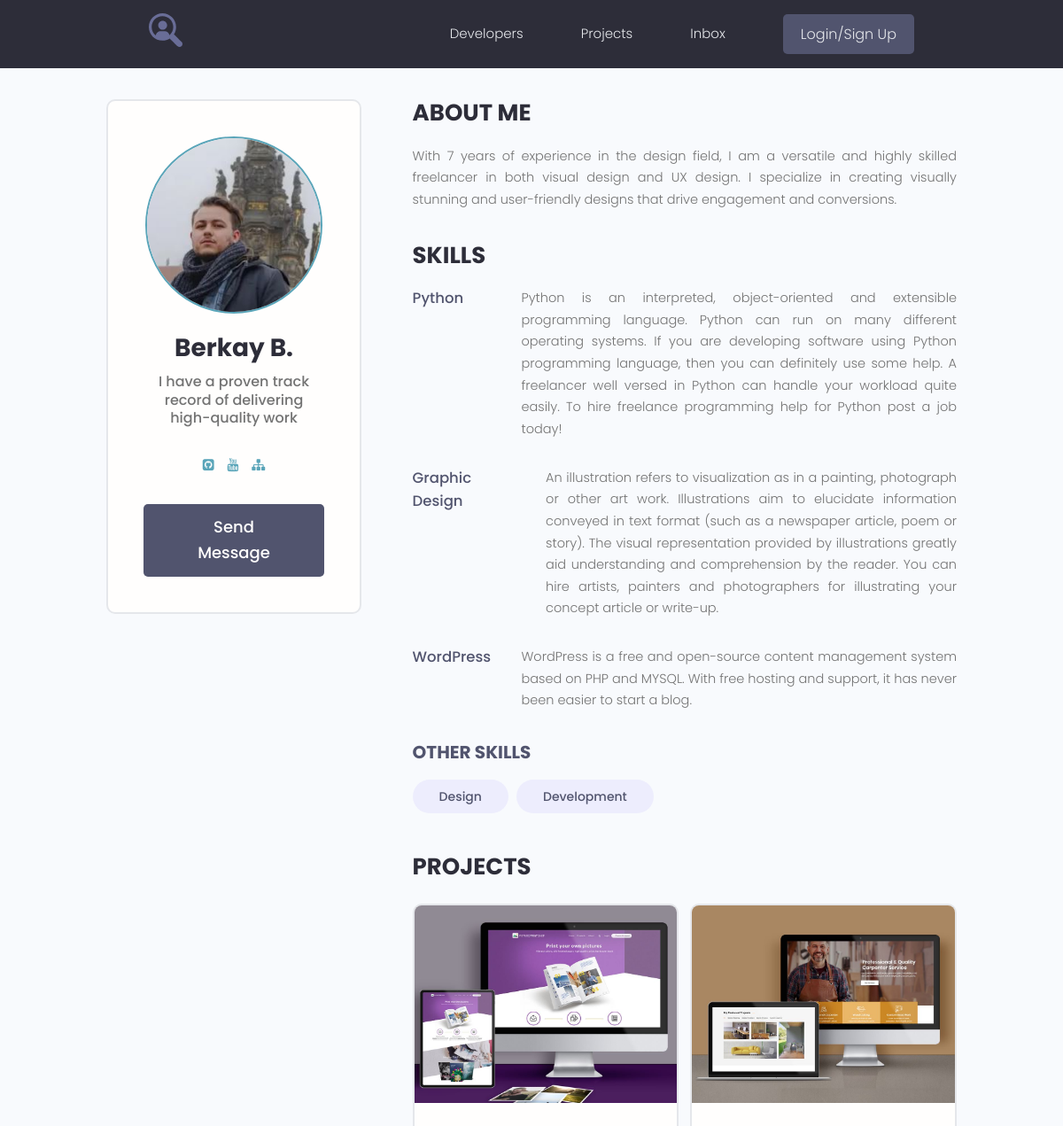
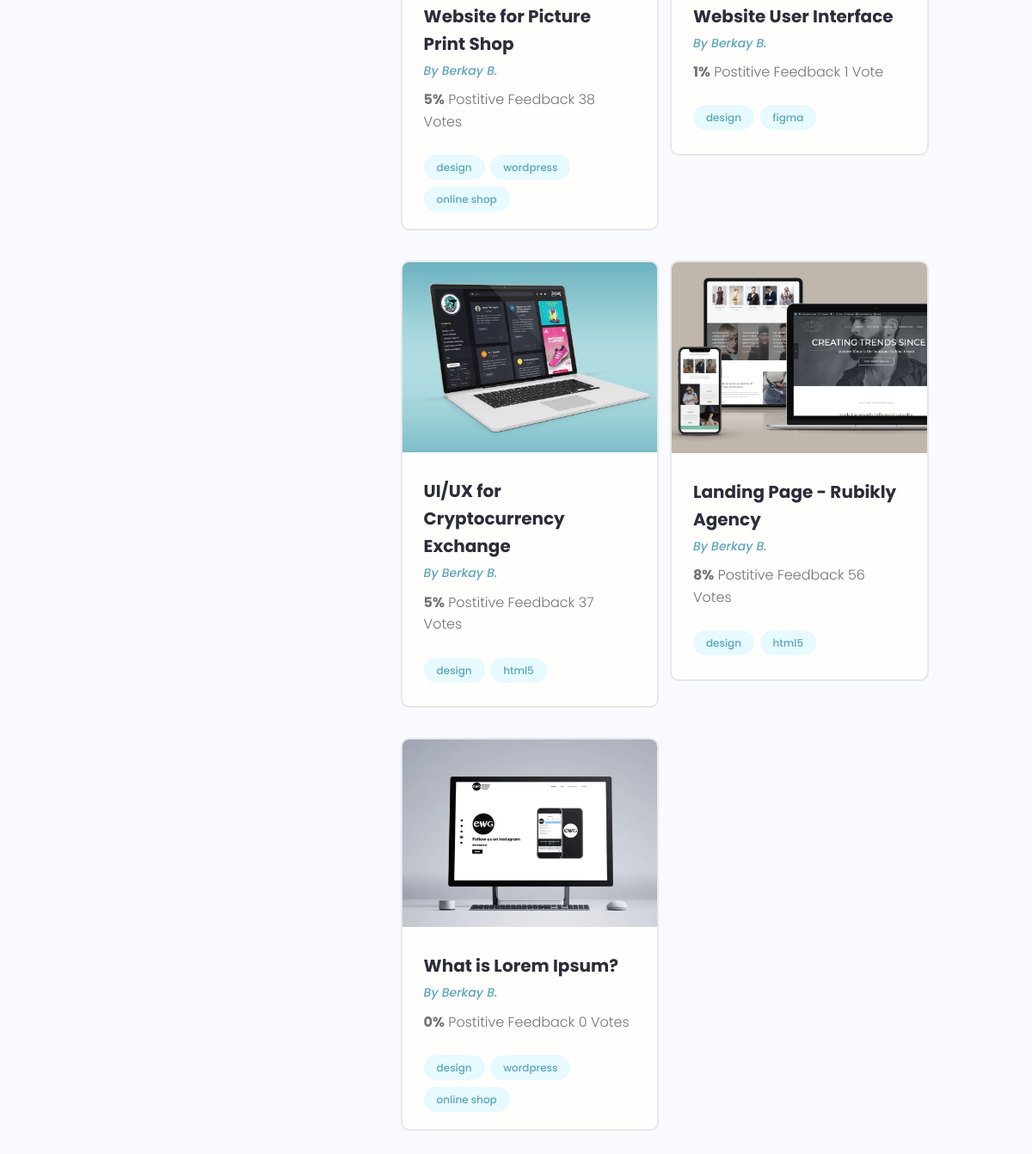
The app's page /profile/2/ with its own data (2 pictures, top to bottom).
### users/models.py (models this page shows, shortened)
class Profile(models.Model):
    user = models.OneToOneField(User, on_delete=models.CASCADE, null=True, blank=True)
    name = models.CharField(max_length=200, null=True, blank=True)
    email = models.EmailField(max_length=500, null=True, blank=True)
    username = models.CharField(max_length=200, null=True, blank=True)
    short_info = models.CharField(max_length=200, null=True, blank=True)
    bio = models.TextField(null=True, blank=True)
    profile_image = models.ImageField(null=True, blank=True, upload_to='profiles/', default='profiles/user-default.png')
    social_github = models.CharField(max_length=200, null=True, blank=True)
    social_youtube = models.CharField(max_length=200, null=True, blank=True)
    social_website = models.CharField(max_length=200, null=True, blank=True)
    created = models.DateTimeField(auto_now_add=True)

class Skill(models.Model):
    owner = models.ForeignKey(Profile, on_delete=models.CASCADE, null=True, blank=True)
    name = models.CharField(max_length=200, null=True, blank=True)
    description = models.TextField(null=True, blank=True)
    created = models.DateTimeField(auto_now_add=True)
    def __str__(self):
        return f"{self.name}"

### projects/models.py (models this page shows, shortened)
class Project(models.Model):
    owner = models.ForeignKey(Profile, on_delete=models.SET_NULL, null=True, blank=True)
    title = models.CharField(max_length=200)
    description = models.TextField(null=True, blank=True)
    featured_image = models.ImageField(null=True, blank=True, upload_to="projects/%Y/%m/%d/", default="default.jpg")
    demo_link = models.CharField(max_length=2000, null=True, blank=True)
    source_link = models.CharField(max_length=2000, null=True, blank=True)
    tags = models.ManyToManyField('Tag', blank=True)
    vote_total = models.IntegerField(default=0, null=True, blank=True)
    vote_ratio = models.IntegerField(default=0, null=True, blank=True)
    created = models.DateTimeField(auto_now_add=True)

class Tag(models.Model):
    name = models.CharField(max_length=200)
    created = models.DateTimeField(auto_now_add=True)
    def __str__(self):
        return self.name

### users/views.py (the view)
# urls.py: path("profile/<str:pk>/", views.user_profile, name="user_profile"),
def user_profile(request, pk):
    prof = Profile.objects.get(id=pk)
    top_skills = prof.skill_set.exclude(description__exact="")
    other_skills = prof.skill_set.filter(description="")
    context = {
        'profile': prof,
        'top_skills': top_skills,
        "other_skills": other_skills
    }
    return render(request, 'users/profile.html', context)

### users/templates/users/profile.html
{% extends 'projects/base.html' %}
{% block content %}
<main class="profile my-md">
    <div class="container">
        <div class="layout">
            <div class="column column--1of3">
                <div class="card text-center">
                    <div class="card__body dev">
                        <img class="avatar avatar--xl" src="{{ profile.profile_image.url }}"/>
                        <h2 class="dev__name">{{ profile.name }}</h2>
                        <p class="dev__title">{{ profile.short_info }}</p>
                        <ul class="dev__social">
                            {% if profile.social_github %}
                            <li>
                                <a title="Github" href="{{ profile.social_github }}" target="_blank"><i
                                        class="fa fa-github-square"></i></a>
                            </li>
                            {% endif %}
                            {% if profile.social_youtube %}
                            <li>
                                <a title="Youtube" href="{{ profile.social_youtube }}" target="_blank"><i
                                        class="fa fa-youtube"></i></a>
                            </li>
                            {% endif %}
                            {% if profile.social_website %}
                            <li>
                                <a title="Personal Website" href="{{ profile.social_website }}" target="_blank"><i
                                        class="fa fa-sitemap"></i></a>
                            </li>
                            {% endif %}
                        </ul>
                        <a href="#" class="btn btn--sub btn--lg">Send Message </a>
                    </div>
                </div>
            </div>
            <div class="column column--2of3">
                <div class="devInfo">
                    <h3 class="devInfo__title">About Me</h3>
                    <p class="devInfo__about">
                        {{ profile.bio }}
                    </p>
                </div>
                <div class="devInfo">
                    <h3 class="devInfo__title">Skills</h3>
                    <div class="devInfo__skills">
                        {% for skill in top_skills %}
                        <div class="devSkill">
                            <h4 class="devSkill__title">{{ skill.name }}</h4>
                            <p class="devSkill__info">
                                {{ skill.description }}
                            </p>
                        </div>
                        {% endfor %}
                        <h3 class="devInfo__subtitle">Other Skills</h3>
                        <div class="devInfo__otherSkills">
                            {% for skill in other_skills %}
                            <span class="tag tag--pill tag--sub tag--lg">
                  <small>{{ skill }}</small>
                </span>
                            {% endfor %}
                        </div>
                    </div>
                </div>
                <div class="devInfo">
                    <h3 class="devInfo__title">Projects</h3>
                    <div class="grid grid--two">
                        {% for project in profile.project_set.all %}
                        <div class="column">
                            <div class="card project">
                                <a href="{% url 'project' project.id %}" class="project">
                                    <img class="project__thumbnail" src="{{ project.featured_image.url }}"
                                         alt="project thumbnail"/>
                                    <div class="card__body">
                                        <h3 class="project__title">{{ project.title }}</h3>
                                        <p><a class="project__author" href="{% url 'user_profile' project.owner.id %}">By {{ project.owner.name }}</a></p>
                                        <p class="project--rating">
                                            <span style="font-weight: bold;">{{ project.vote_ratio }}%</span> Postitive
                                            Feedback {{ project.vote_total }} Vote{{ project.vote_total|pluralize:'s' }}
                                        </p>
                                        <div class="project__tags">
                                            {% for tag in project.tags.all %}
                                            <span class="tag tag--pill tag--main">
                      <small>{{ tag }}</small>
                    </span>
                                            {% endfor %}
                                        </div>
                                    </div>
                                </a>
                            </div>
                        </div>
                        {% endfor %}
                    </div>
                </div>
            </div>
        </div>
    </div>
</main>
{% endblock %}

### projects/static/styles/app.css (style rules this page uses)
:root { --color-sub: #2d2d39; }
.btn--sub { background-color: var(--color-sub-light); }
.card { border: 2px solid var(--color-light); }
img { width: 100%; }
.profile .card > .dev { padding: 4rem; }
.dev__name { color: var(--color-sub); font-size: 2.8rem; font-weight: 700; margin-top: 1rem; margin-bottom: 0.5rem; }
.dev__title { font-size: 1.6rem; font-weight: 500; line-height: 1.3; }
.dev__social { margin: 3rem 0; list-style: none; display: flex; justify-content: center; gap: 1.5rem; }
.devInfo { margin-bottom: 3rem; }
.devInfo__title, .devInfo__subtitle { font-size: 2.6rem; color: var(--color-sub); text-transform: uppercase; font-weight: 700; margin-bottom: 1.5rem; }
.devInfo__subtitle { font-size: 2rem; color: var(--color-sub-light); }
.devInfo__about, .devSkill__info { font-size: 1.45rem; line-height: 1.7; text-align: justify; }
.devSkill { margin-bottom: 3rem; }
.devSkill__title { font-size: 1.65rem; font-weight: 500; color: var(--color-sub-light); }
@media screen and (min-width: 700px) { .devSkill { display: flex; justify-content: space-between; gap: 3rem; } }
@media screen and (min-width: 700px) { .devSkill__info { flex-basis: 80%; } }
.project__author { font-size: 1.4rem; font-style: italic; }
.project--rating { margin-bottom: 1.6em; margin-top: .5em; }
.project__thumbnail { object-fit: cover; object-position: top center; width: 100%; }
.project__title { font-size: 2rem; font-weight: 700; color: var(--color-sub); }

### projects/static/uikit/styles/modules/_variables.css (style rules this page uses)
:root { --color-main: #5aa5b9; --color-main-light: #e6faff; --color-sub: #3f4156; --color-sub-light: #51546e; --color-sub-lighter: #ededfd; --color-text: #737373; --color-gray: #8b8b8b; --color-light: #e5e7eb; --color-light-gray: #767676; --color-bg: #f8fafd; --color-white: #fffefd; --color-white-light: #f3f3f3; --color-success: #359e64; --color-success-bg: #def8e8; --color-error: #fc4b0b; --color-error-bg: #fff2ee; --font-base: 'Poppins', arial, helvetica, 'Segoe UI', roboto, ubuntu, sans-serif; --font-monospace: 'Fira Code', 'Courier New', courier, monospace; --font-regular: 300; --font-medium: 500; --font-bold: 700; --generic-shadow: 1px 1px 5px #00000010; --generic-transition: all 0.3s ease-in-out; }

### projects/static/uikit/styles/modules/_base.css (style rules this page uses)
* { margin: 0; padding: 0; box-sizing: border-box; text-rendering: optimizeLegibility; color: inherit; font-size: inherit; }
html { font-size: 50%; }
@media only screen and (min-width: 480px) { html { font-size: 56.25%; } }
@media only screen and (min-width: 1200px) { html { font-size: 62.5%; } }
body { line-height: 1.6; font-weight: 400; font-size: 1.5rem; color: var(--color-text); background-color: var(--color-bg); min-height: 100vh; }

### projects/static/uikit/styles/modules/_typography.css (style rules this page uses)
* { font-family: var(--font-base); }
h2 { font-size: 3.6rem; font-weight: var(--font-bold); }
h3 { font-size: 3.2rem; font-weight: var(--font-medium); }
h4 { font-size: 2.8rem; font-weight: var(--font-medium); }
p, span, strong { font-size: 1.6rem; color: var(--color-text); font-weight: var(--font-regular); }
a { padding-bottom: 2px; text-decoration: none; display: inline-block; color: var(--color-main); font-weight: var(--font-medium); }

### projects/static/uikit/styles/modules/_utilities.css (style rules this page uses)
.container { width: 92%; max-width: 165rem; margin: 0 auto; box-sizing: border-box; }
@media screen and (min-width: 1000px) { .container { width: 90%; } }
@media screen and (min-width: 1200px) { .container { width: 80%; } }
.text-center { text-align: center; }
.my-md { margin: 3rem auto; }

### projects/static/uikit/styles/modules/_avatar.css (style rules this page uses)
.avatar { border-radius: 50%; border: 2px solid var(--color-main); object-fit: cover; }
.avatar--xl { height: 20rem; width: 20rem; }

### projects/static/uikit/styles/modules/_button.css (style rules this page uses)
.btn { display: inline-block; position: relative; cursor: pointer; background-color: var(--color-light); font-weight: var(--font-medium); color: var(--color-sub); text-decoration: none; padding: 1rem 2rem; border-radius: 0.5rem; border: none; width: -webkit-fit-content; width: -moz-fit-content; width: fit-content; height: -webkit-fit-content; height: -moz-fit-content; height: fit-content; font-size: 1.6rem; outline-width: 0; outline-color: transparent; -webkit-backface-visibility: hidden; backface-visibility: hidden; transition: all 0.3s ease-in-out; }
.btn--sub { background-color: var(--color-sub); color: var(--color-white); }
.btn--lg { font-size: 1.8rem; padding: 1.2rem 4.5rem; }

### projects/static/uikit/styles/modules/_card.css (style rules this page uses)
.card { border-radius: 1rem; background-color: var(--color-white); border: 1.5px solid var(--color-light); width: auto; height: auto; margin-top: 0.5rem; margin-bottom: 0.5rem; overflow: hidden; }
.card__body, .card__header { padding: 2rem 2.5rem; }

### records on screen
Profile: profile_image (picture), name "Berkay B.", short_info "I have a proven track record of delivering high-quality work", bio "With 7 years of experience in the design field, I am a versatile and highly skilled freelancer in both visual design and UX design. I specialize in creating visually stunning and user-friendly designs that drive engagement and conversions."
Skill: name "Python", description "Python is an interpreted, object-oriented and extensible programming language. Python can run on many different operating systems. If you are developing software using Python programming language, then you can definitely use some help. A freelancer well versed in Python can handle your workload quite easily. To hire freelance programming help for Python post a job today!"
Skill: name "Graphic Design", description "An illustration refers to visualization as in a painting, photograph or other art work. Illustrations aim to elucidate information conveyed in text format (such as a newspaper article, poem or story). The visual representation provided by illustrations greatly aid understanding and comprehension by the reader. You can hire artists, painters and photographers for illustrating your concept article or write-up."
Skill: name "WordPress", description "WordPress is a free and open-source content management system based on PHP and MYSQL. With free hosting and support, it has never been easier to start a blog."
Skill: name "Design"
Skill: name "Development"
Project: featured_image (picture), title "Website for Picture Print Shop", owner.name "Berkay B.", vote_ratio "5", vote_total "38"
Tag: name "design"
Tag: name "wordpress"
Tag: name "online shop"
Project: featured_image (picture), title "Website User Interface", owner.name "Berkay B.", vote_ratio "1", vote_total "1"
Tag: name "figma"
Project: featured_image (picture), title "UI/UX for Cryptocurrency Exchange", owner.name "Berkay B.", vote_ratio "5", vote_total "37"
Tag: name "html5"
Project: featured_image (picture), title "Landing Page - Rubikly Agency", owner.name "Berkay B.", vote_ratio "8", vote_total "56"
Project: featured_image (placeholder picture), title "What is Lorem Ipsum?", owner.name "Berkay B.", vote_ratio "0", vote_total "0"
